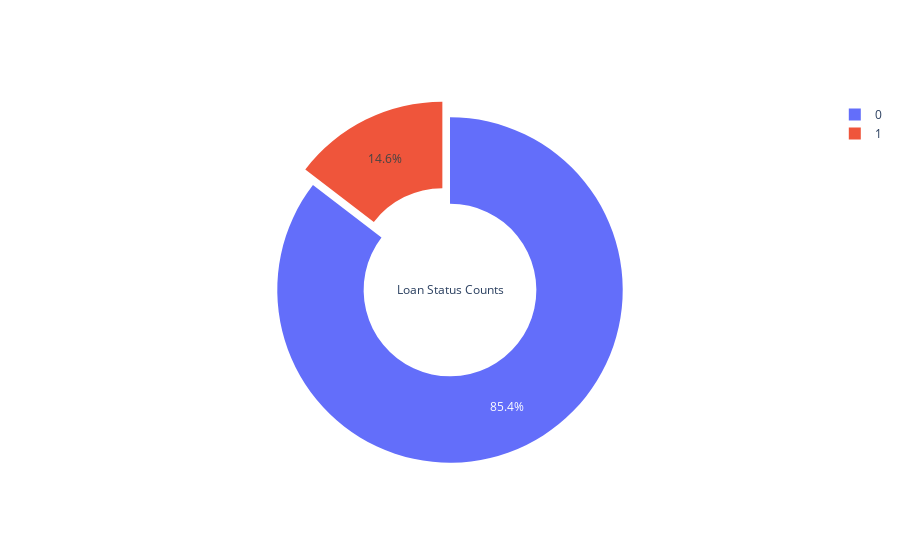

The notebook cell this image was saved under:
### Code cell
# Plot a pie chart
go.Figure(data=[go.Pie(labels=loan.loan_status.value_counts().index,
                      values=loan.loan_status.value_counts().values, hole=0.5, title="Loan Status Counts",
                      pull=[0,0.1,0.1])])

### Figure 1 — Plotly figure (JSON) as saved in the notebook; plotly's stock layout.template omitted (floating-point values rounded to 4 significant figures)
{"data": [{"hole": 0.5, "labels": [0, 1], "pull": [0, 0.1, 0.1], "title": {"text": "Loan Status Counts"}, "type": "pie", "values": [32950, 5627]}], "layout": {}}
